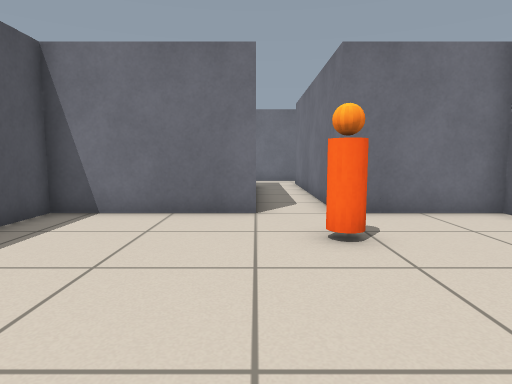
View 1 (above)

20 first-person views from a walk through a robot-simulator world made for Gazebo. The camera is 0.68 m above the floor, tilts 6° down and sees 75° across. The lines on the ground mark 1 m squares. The floor is counted in squares, 0.5 m on a side. Each view is taken from the middle of a square. On the plan, view 1 faces up. The plan holds only what a view shows up to about 15 squares ahead; the rest is blank. The place goes on beyond the plan.

View 2
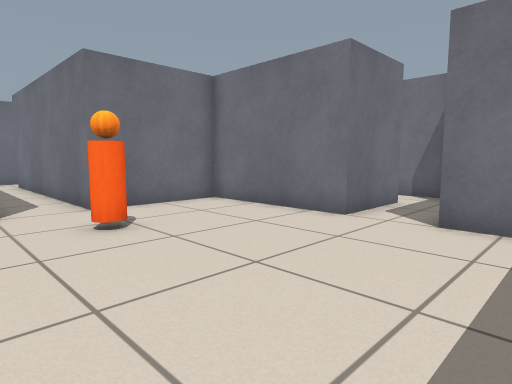

View 3
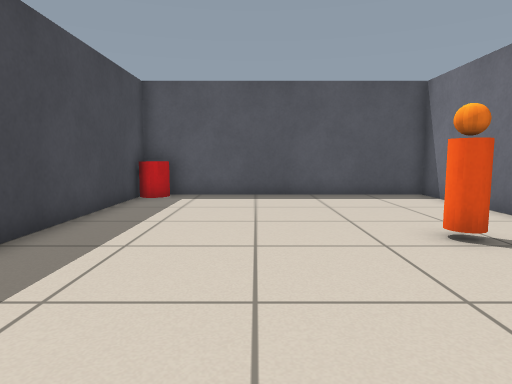

View 4
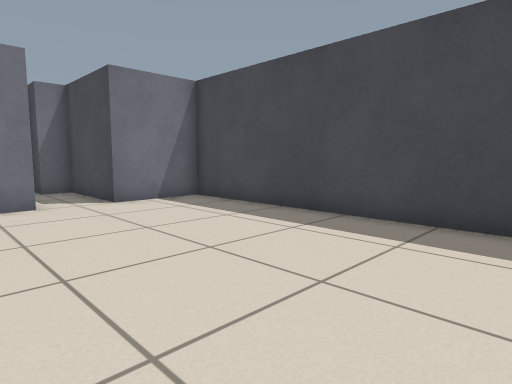

View 5
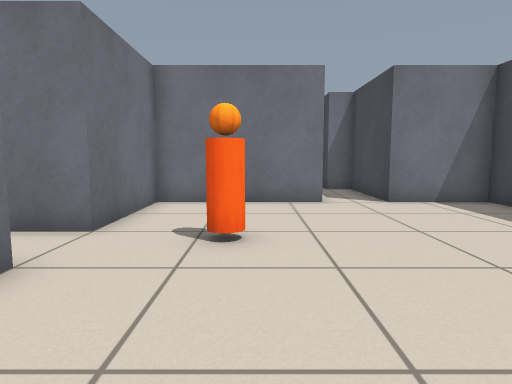

View 6
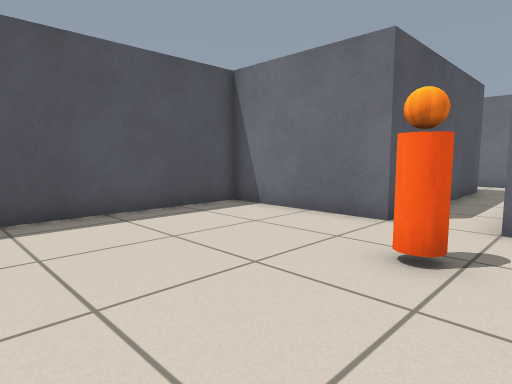

View 7
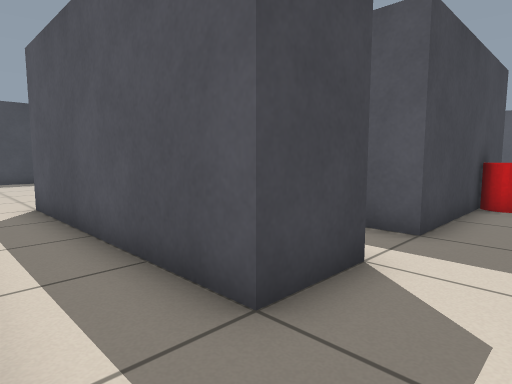

View 8
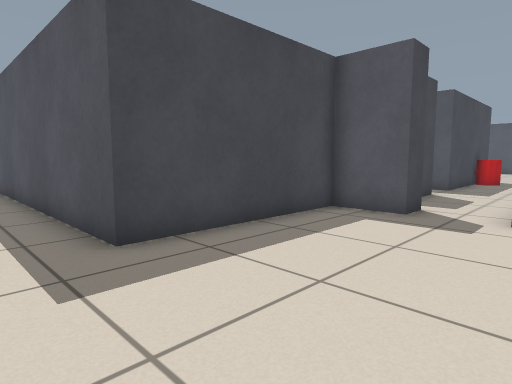

View 9
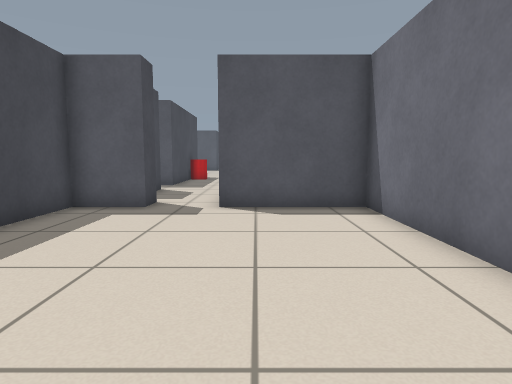

View 10
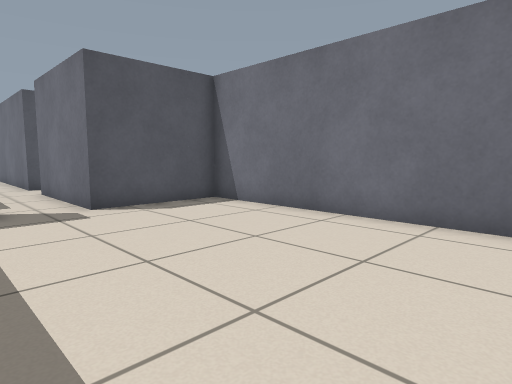

View 11
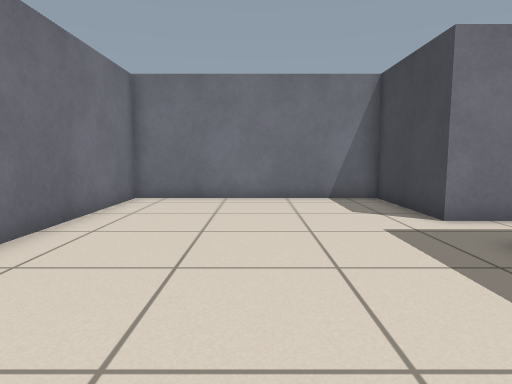

View 12
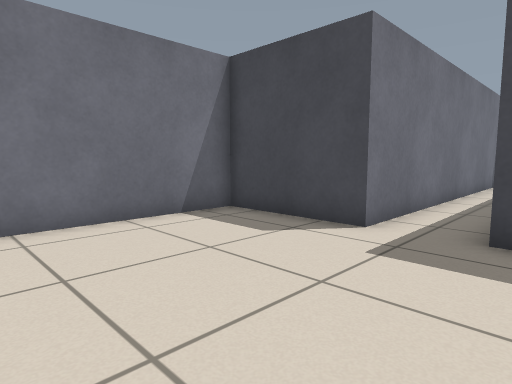

View 13
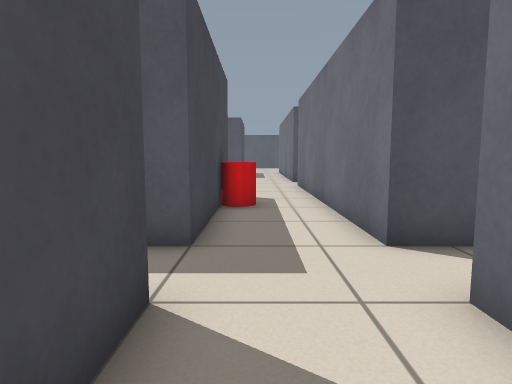

View 14
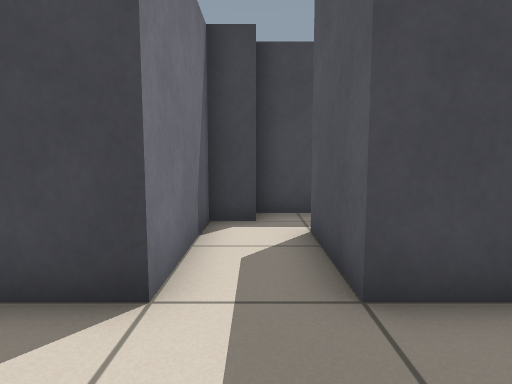

View 15
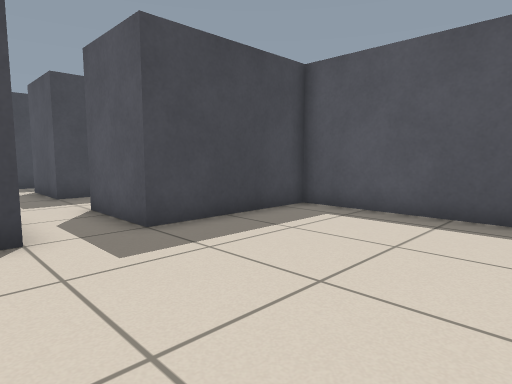

View 16
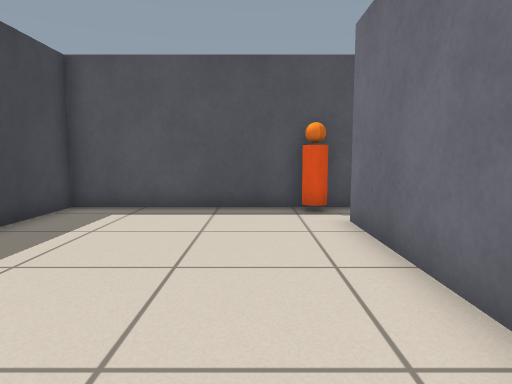

View 17
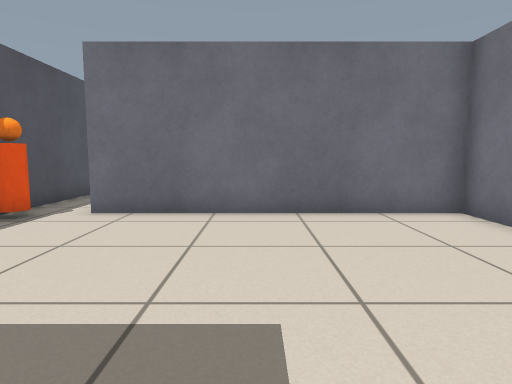

View 18
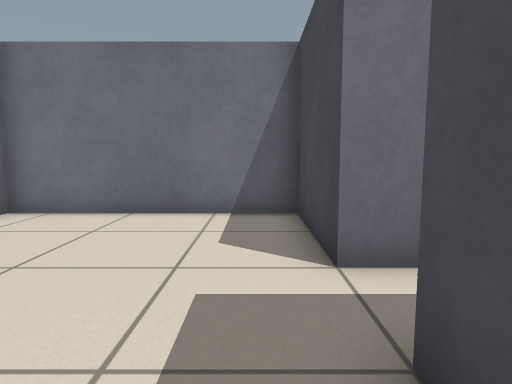

View 19
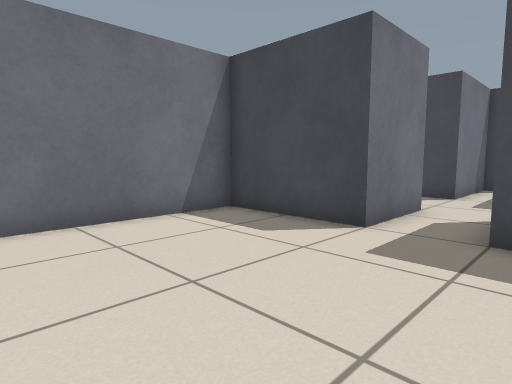

View 20
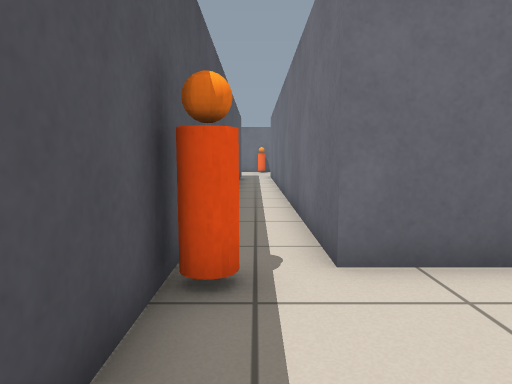

### Floor plan
Ten units are one square. View 1 is at (0, 0); x grows to the right and y downward. Boxes are objects, and circles mark ways between rooms. Rooms are numbered by the first view taken in them; rooms with no view inside come last. Other rooms are left out.
<svg viewBox="-100 -340 255 365">
<path fill="none" stroke="#000" d="M0 -80 -50 -80 -50 20 60 20 60 -10 100 -10 100 -20M91 -30 60 -30 60 -80 20 -80M20 -170 30 -170 30 -150 90 -150 90 -46M110 -24 110 -150 150 -150 150 -230 30 -230 30 -190 15 -190M100 -20 110 -20M-40 -190 -95 -190M-30 -120 -20 -120 -20 -160 0 -160 0 -80M15 -190 -20 -190M-95 -160 -40 -160 -40 -130M20 -80 20 -170M-90 -275 -90 -220 -40 -220 -40 -190M-20 -190 -20 -220 20 -220 20 -290 -70 -290 -70 -335M-90 -334 -90 -294"/>
<rect x="-55" y="5" width="20" height="10" fill="#bbb"><title>barrel</title></rect>
<rect x="5" y="-65" width="20" height="20" fill="#bbb"><title>other object</title></rect>
<rect x="-95" y="-175" width="20" height="10" fill="#bbb"><title>barrel</title></rect>
<rect x="-95" y="-295" width="20" height="20" fill="#bbb"><title>other object</title></rect>
<circle cx="10" cy="-70" r="3" fill="#2a7"/>
<circle cx="25" cy="-180" r="3" fill="#2a7"/>
<circle cx="-30" cy="-180" r="3" fill="#2a7"/>
<text x="10" y="-30">1</text>
<text x="90" y="-180">2</text>
<text x="-30" y="-160">3</text>
<text x="-40" y="-260">4</text>
</svg>
Room 1 opens to room 3. Room 2 opens to room 3. Room 3 opens to room 4.

Where each view was taken, in squares from view 1:
view 1: 0 up, 0 right, facing up
view 2: 1 down, 1 left, facing up-right
view 3: 2 up, 7 right, facing left
view 4: 5 up, 4 left, facing down-right
view 5: 5 up, 4 left, facing right
view 6: 1 up, 3 right, facing up-left
view 7: 18 up, 2 right, facing down-left
view 8: 20 up, 11 right, facing down-left
view 9: 20 up, 12 right, facing left
view 10: 16 up, 12 right, facing up-left
view 11: 19 up, 4 right, facing right
view 12: 21 up, 8 right, facing down-right
view 13: 17 up, 1 right, facing left
view 14: 19 up, 3 left, facing down
view 15: 28 up, 1 left, facing down-left
view 16: 27 up, 0 right, facing left
view 17: 21 up, 3 left, facing up
view 18: 23 up, 6 left, facing right
view 19: 28 up, 5 left, facing down-right
view 20: 25 up, 8 left, facing up
